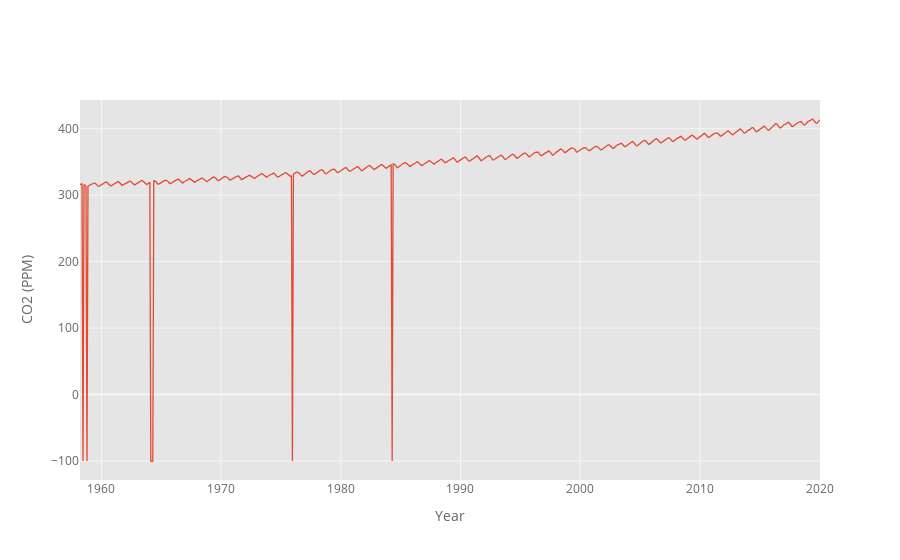

This figure's notebook cell:
### Markdown cell above
Run the following command to plot the data.  You will notice some missing values have been coded as -99.99.

### Code cell
data.iplot(kind='line', x="Date", y="Average", 
           xTitle="Year", yTitle="CO2 (PPM)")

### Figure 1 — Plotly figure (JSON) as saved in the notebook; plotly's stock layout.template omitted (floating-point values rounded to 4 significant figures; data arrays with more than 128 entries replaced by an {"elided": "..."} marker saying what was removed)
{"data": [{"line": {"color": "rgba(226, 74, 51, 1.0)", "dash": "solid", "shape": "linear", "width": 1.3}, "mode": "lines", "name": "Average", "text": "", "type": "scatter", "x": {"elided": "743 float values"}, "y": {"elided": "743 float values"}}], "layout": {"legend": {"bgcolor": "#FFFFFF", "font": {"color": "#666666"}}, "paper_bgcolor": "#FFFFFF", "plot_bgcolor": "#E5E5E5", "title": {"font": {"color": "#151516"}}, "xaxis": {"gridcolor": "#F6F6F6", "showgrid": true, "tickfont": {"color": "#666666"}, "title": {"font": {"color": "#666666"}, "text": "Year"}, "zerolinecolor": "#F6F6F6"}, "yaxis": {"gridcolor": "#F6F6F6", "showgrid": true, "tickfont": {"color": "#666666"}, "title": {"font": {"color": "#666666"}, "text": "CO2 (PPM)"}, "zerolinecolor": "#F6F6F6"}}}
